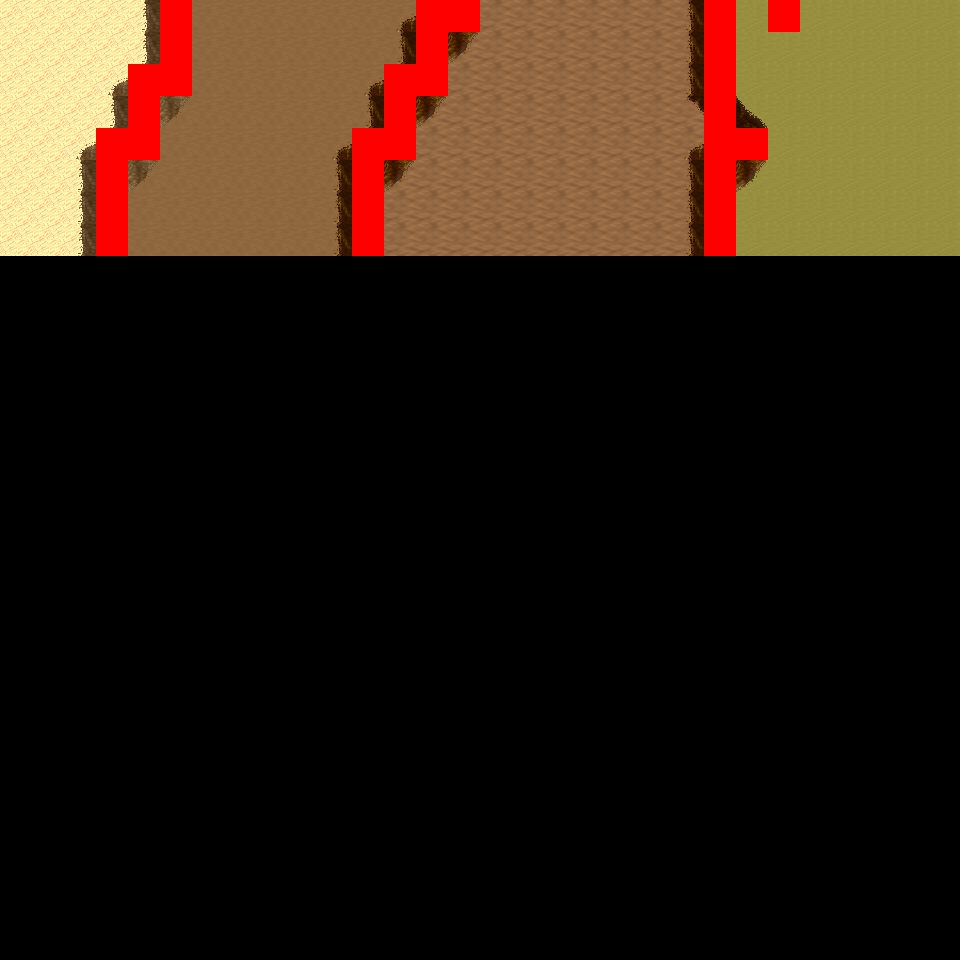

Below is a game level as drawn by its tile map, then a one-line description and the .tmx that defines it (tile-layer data replaced by summaries):
An orthogonal 30x30 tile map with 32x32 px tiles, 6 tile layers (Ground, Object, Object2, Above, ...), 10 tilesets and 7 objects (7x mapExit).

<map version="1.0" orientation="orthogonal" renderorder="right-down" width="30" height="30" tilewidth="32" tileheight="32" nextobjectid="8">
  <tileset firstgid="1" name="tileset_logic_collision" tilewidth="32" tileheight="32" tilecount="1" columns="1">
    <image source="../drawable/tileset_logic_collision.png" width="32" height="32" />
  </tileset>
  <tileset firstgid="2" name="tileset_ground_ground" tilewidth="32" tileheight="32" tilecount="33" columns="3">
    <image source="../drawable/tileset_ground_ground.png" width="96" height="352" />
  </tileset>
  <tileset firstgid="35" name="tileset_ground_ridge_earth_pale" tilewidth="32" tileheight="32" tilecount="96" columns="12">
    <image source="../drawable/tileset_ground_ridge_earth_pale.png" width="384" height="256" />
  </tileset>
  <tileset firstgid="131" name="tileset_ground_ridge_earth_dark" tilewidth="32" tileheight="32" tilecount="96" columns="12">
    <image source="../drawable/tileset_ground_ridge_earth_dark.png" width="384" height="256" />
  </tileset>
  <tileset firstgid="227" name="tileset_terrain_desert" tilewidth="32" tileheight="32" tilecount="88" columns="8">
    <image source="../drawable/tileset_terrain_desert.png" width="256" height="352" />
  </tileset>
  <tileset firstgid="315" name="tileset_ground_ladder_horizontal_dark" tilewidth="32" tileheight="32" tilecount="3" columns="1">
    <image source="../drawable/tileset_ground_ladder_horizontal_dark.png" width="32" height="96" />
  </tileset>
  <tileset firstgid="318" name="tileset_plant_bush_various_small" tilewidth="32" tileheight="32" tilecount="9" columns="3">
    <image source="../drawable/tileset_plant_bush_various_small.png" width="96" height="96" />
  </tileset>
  <tileset firstgid="327" name="tileset_plant_cactus_2" tilewidth="32" tileheight="32" tilecount="10" columns="5">
    <image source="../drawable/tileset_plant_cactus_2.png" width="160" height="64" />
  </tileset>
  <tileset firstgid="337" name="tileset_plant_tree_evergreen" tilewidth="32" tileheight="32" tilecount="36" columns="3">
    <image source="../drawable/tileset_plant_tree_evergreen.png" width="96" height="384" />
  </tileset>
  <tileset firstgid="373" name="tileset_ground_sand_2" tilewidth="32" tileheight="32" tilecount="15" columns="5">
    <image source="../drawable/tileset_ground_sand_2.png" width="160" height="96" />
  </tileset>
  <layer name="Ground" width="30" height="30">
    <data>[900 cells, 240 non-empty, 4 distinct tile ids]</data>
  </layer>
  <layer name="Object" width="30" height="30">
    <data>[900 cells, 62 non-empty, 18 distinct tile ids]</data>
  </layer>
  <layer name="Object2" width="30" height="30">
    <data>[900 cells, 0 non-empty, 0 distinct tile ids]</data>
  </layer>
  <layer name="Above" width="30" height="30">
    <data>[900 cells, 0 non-empty, 0 distinct tile ids]</data>
  </layer>
  <layer name="Above2" width="30" height="30">
    <data>[900 cells, 0 non-empty, 0 distinct tile ids]</data>
  </layer>
  <layer name="Walkable" width="30" height="30">
    <data>[900 cells, 31 non-empty, 1 distinct tile ids]</data>
  </layer>
  <objectgroup name="MapEvents">
    <object id="1" name="north" type="mapExit" x="0" y="0" width="160" height="32">
      <properties>
        <property name="map" value="level_0_x26_y131" />
        <property name="x" value="0" />
        <property name="y" value="28" />
      </properties>
    </object>
    <object id="2" name="north2" type="mapExit" x="192" y="0" width="224" height="32">
      <properties>
        <property name="map" value="level_0_x26_y131" />
        <property name="x" value="6" />
        <property name="y" value="28" />
      </properties>
    </object>
    <object id="3" name="north3" type="mapExit" x="480" y="0" width="224" height="32">
      <properties>
        <property name="map" value="level_0_x26_y131" />
        <property name="x" value="15" />
        <property name="y" value="28" />
      </properties>
    </object>
    <object id="4" name="north4" type="mapExit" x="736" y="0" width="32" height="32">
      <properties>
        <property name="map" value="level_0_x26_y131" />
        <property name="x" value="23" />
        <property name="y" value="28" />
      </properties>
    </object>
    <object id="5" name="north5" type="mapExit" x="800" y="0" width="160" height="32">
      <properties>
        <property name="map" value="level_0_x26_y131" />
        <property name="x" value="25" />
        <property name="y" value="28" />
      </properties>
    </object>
    <object id="6" name="west" type="mapExit" x="0" y="0" width="32" height="960">
      <properties>
        <property name="map" value="level_0_x25_y132" />
        <property name="x" value="28" />
        <property name="y" value="0" />
      </properties>
    </object>
    <object id="7" name="east" type="mapExit" x="928" y="0" width="32" height="960">
      <properties>
        <property name="map" value="level_0_x27_y132" />
        <property name="x" value="1" />
        <property name="y" value="0" />
      </properties>
    </object>
  </objectgroup>
</map>
